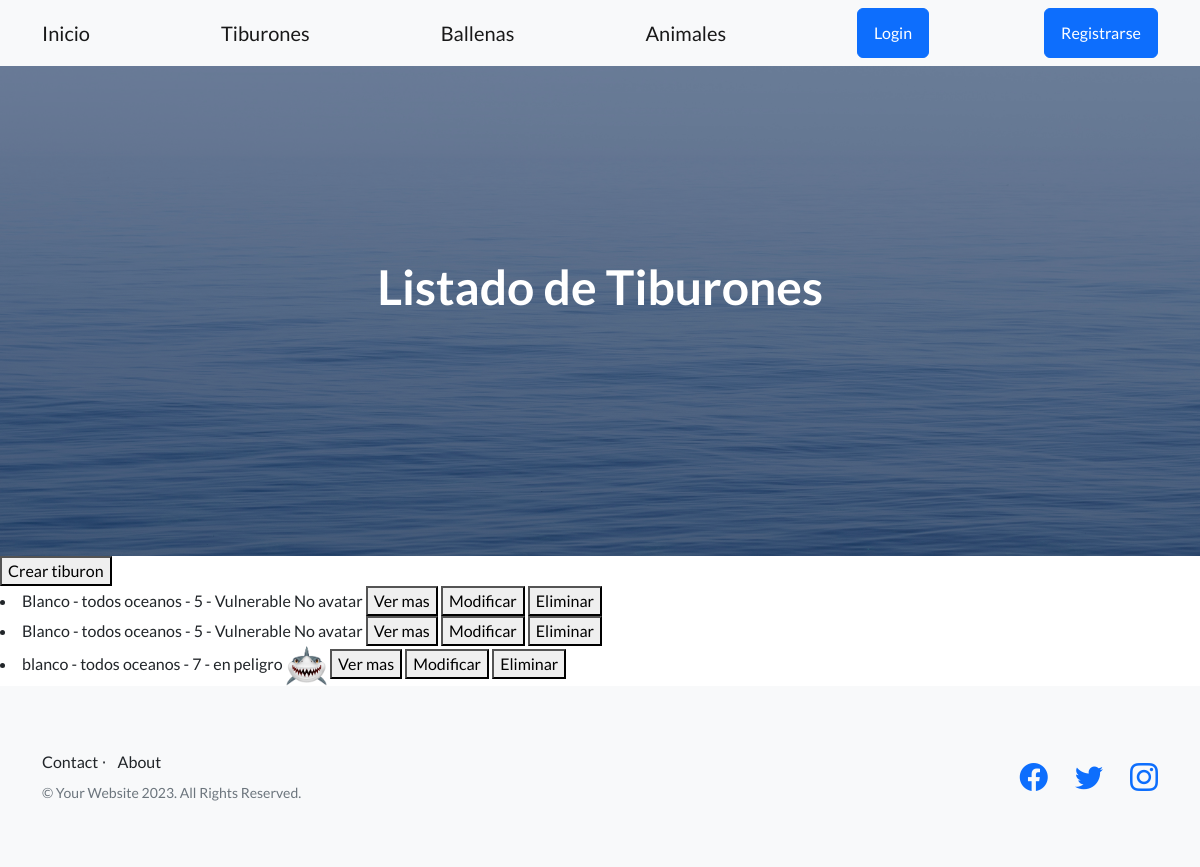
Page /tiburones/ on the committed database.
### inicio/models.py (models this page shows, shortened)
class Tiburon(models.Model):
    tipo = models.CharField(max_length=30)
    habitat = models.CharField(max_length=30)
    tomaño = models.IntegerField()
    status = models.CharField(max_length=10)
    descripcion = models.TextField(null=True)
    avatar = models.ImageField(upload_to='inicio/static/assets', null=True, blank=True)  # Agregar el campo avatar

### inicio/views.py (the view)
# urls.py: path('tiburones/', views.ListarTiburones.as_view() , name='listar_tiburones'),
class ListarTiburones(ListView):
    model = Tiburon
    template_name = "inicio/CBV/listar_tiburones_CBV.html"
    context_object_name = 'tiburones'

### inicio/templates/inicio/CBV/listar_tiburones_CBV.html (shortened to what this page needs)
{% extends 'base.html' %}
{% block h1_header %}
Listado de Tiburones
{% endblock h1_header %}
{% block contenido %}
<button>
    <a class="navbar-brand" href= {% url 'crear_tiburon' %}>Crear tiburon </a>
</button>
{% if tiburones %}
{% for tiburon in tiburones  %}
<li>
    {{ tiburon.tipo }} - {{ tiburon.habitat }} - {{ tiburon.tomaño}} - {{ tiburon.status }}
    {% if tiburon.avatar %}
    <img src="{{ tiburon.avatar.url }}" alt="{{ tiburon.tipo }}" height="40px">
    {% else %}
    No avatar
    {% endif %}
    <button>
        <a class="navbar-brand" href="{% url 'mostrar_tiburon' tiburon.id %}">Ver mas</a>
    </button>
    <button>
        <a class="navbar-brand" href="{% url 'modificar_tiburon' tiburon.id %}">Modificar</a>
    </button>
    <button>
        <a class="navbar-brand" href="{% url 'eliminar_tiburon' tiburon.id %}">Eliminar</a>
    </button>
</li>
{% endfor %}
{% endif %}
{% endblock contenido %}

### rows in the picture
Tiburon: tipo "Blanco", habitat "todos oceanos", tomaño "5", status "Vulnerable", shows "No avatar"
Tiburon: tipo "Blanco", habitat "todos oceanos", tomaño "5", status "Vulnerable", shows "No avatar"
Tiburon: tipo "blanco", habitat "todos oceanos", tomaño "7", status "en peligro", avatar (picture)
